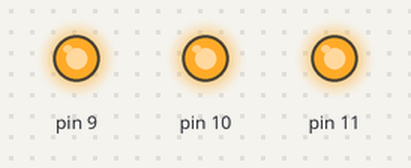
The sketch below on a simulated Arduino Uno, built with avr-gcc and run on an emulated ATmega328P. Parts: output pins drawn as LEDs (lit = HIGH).

Above: at 0.5 s.
At 3.5 s:
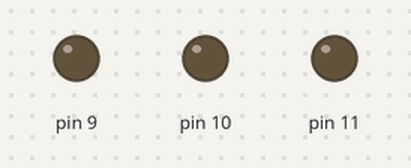
Timing chart, 0 to 4.6 s (numbered marks = the images above):
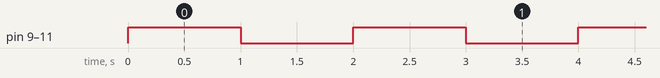

Measured:
- by itself, pin 9–11: alternates HIGH for 1.0 s and LOW for 1.0 s

The sketch:

10_16520376_02c.ino
```cpp
void setup()
{
  pinMode(9, OUTPUT);
  pinMode(10, OUTPUT);
  pinMode(11, OUTPUT);
}

void loop()
{
  digitalWrite(9, HIGH);
  digitalWrite(10, HIGH);
  digitalWrite(11, HIGH);
  delay(1000); // Wait for 1000 millisecond(s)
  digitalWrite(9, LOW);
  digitalWrite(10, LOW);
  digitalWrite(11, LOW);
  delay(1000); // Wait for 1000 millisecond(s)
}
```
